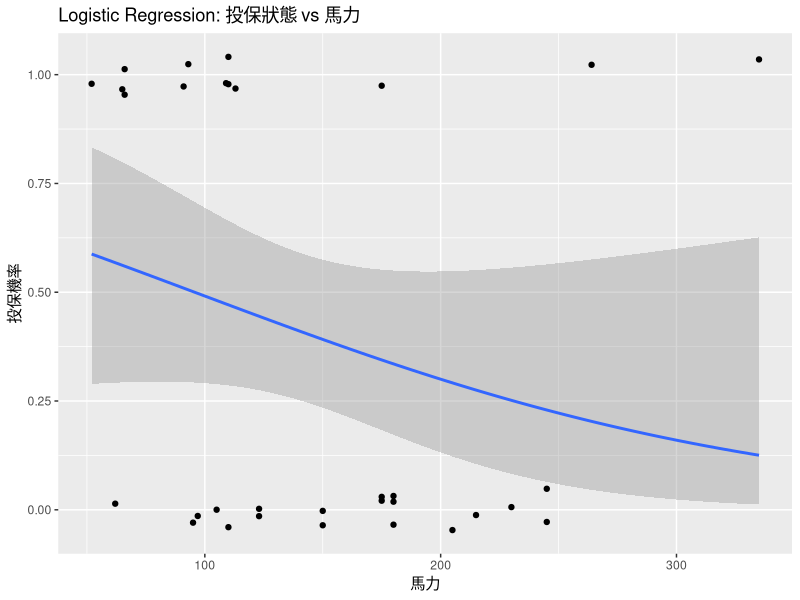

The R source for this figure:
# ===============================================================
# 載入套件
# ===============================================================
library(dplyr)
library(ggplot2)
library(broom)

# ===============================================================
# 內建資料集：mtcars
# am: 變速箱 (0 = 自排, 1 = 手排)
# vs: 引擎型式 (0 = V 型, 1 = 直列)
# hp: 馬力
# wt: 車重 (1000 lbs)
# 我們假設 am=1 (手排) 的車代表「已投保」，am=0 代表「未投保」
# ===============================================================

data(mtcars)
df <- mtcars %>%
  mutate(
    Insured = ifelse(am == 1, 1, 0),             # 模擬投保狀態
    Engine  = factor(vs, labels = c("V型", "直列"))
  )

# ===============================================================
# 一、邏輯迴歸簡介
# ===============================================================
# 邏輯迴歸用於二元因變數 (0/1)，模型形式為：
# log(p / (1-p)) = β0 + β1x1 + ... + βnxn
# 其中 p 為事件 (Insured=1) 的機率
# family = "binomial" 用於指定二元 logistic regression

# ===============================================================
# 二、單變數邏輯迴歸
# ===============================================================
fit1 <- glm(Insured ~ Engine, data = df, family = "binomial")
summary(fit1)

# 係數解讀：
# (Intercept) 是基準組的 log-odds
# Engine直列 是與基準組 (V型) 相比的 log-odds 差異
# p 值檢定該係數是否顯著

# ===============================================================
# 三、多變數邏輯迴歸
# ===============================================================
fit2 <- glm(Insured ~ Engine + hp + wt, data = df, family = "binomial")
summary(fit2)

# 解讀：
# - Engine直列: 控制馬力與車重後，直列引擎 vs V 型引擎的投保機率差異
# - hp: 每增加 1 單位馬力，投保的 log-odds 改變多少
# - wt: 車重每增加 1 (1000 lbs)，投保的 log-odds 改變多少

# ===============================================================
# 四、比值比 (Odds Ratio) 與信賴區間
# ===============================================================
exp(cbind(OR = coef(fit2), confint(fit2)))

# ===============================================================
# 五、模型視覺化 (以馬力為例)
# ===============================================================
ggplot(df, aes(x = hp, y = Insured)) +
  geom_jitter(height = 0.05, width = 0) +
  stat_smooth(method = "glm", method.args = list(family = "binomial"), se = TRUE) +
  labs(title = "Logistic Regression: 投保狀態 vs 馬力",
       x = "馬力", y = "投保機率")
